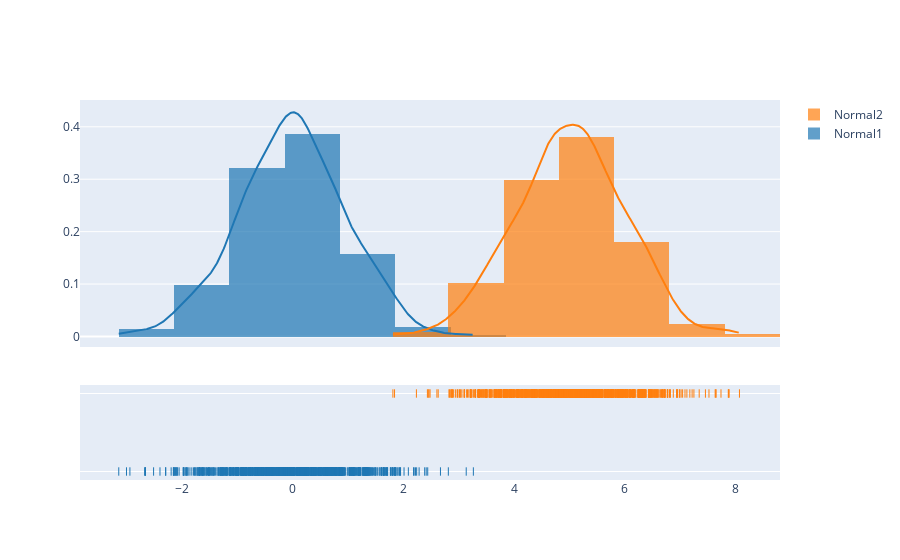

The notebook cell this image was saved under:
### Code cell
ff.create_distplot([x1, x2], group_labels = ['Normal1', 'Normal2'])

### Figure 1 — Plotly figure (JSON) as saved in the notebook; plotly's stock layout.template omitted (floating-point values rounded to 4 significant figures; data arrays with more than 128 entries replaced by an {"elided": "..."} marker saying what was removed)
{"data": [{"autobinx": false, "histnorm": "probability density", "legendgroup": "Normal1", "marker": {"color": "rgb(31, 119, 180)"}, "name": "Normal1", "opacity": 0.7, "type": "histogram", "x": {"elided": "1000 float values"}, "xaxis": "x", "xbins": {"end": 3.262, "size": 1, "start": -3.15}, "yaxis": "y"}, {"autobinx": false, "histnorm": "probability density", "legendgroup": "Normal2", "marker": {"color": "rgb(255, 127, 14)"}, "name": "Normal2", "opacity": 0.7, "type": "histogram", "x": {"elided": "1000 float values"}, "xaxis": "x", "xbins": {"end": 8.074, "size": 1, "start": 1.808}, "yaxis": "y"}, {"legendgroup": "Normal1", "marker": {"color": "rgb(31, 119, 180)"}, "mode": "lines", "name": "Normal1", "showlegend": false, "type": "scatter", "x": {"elided": "500 float values"}, "xaxis": "x", "y": {"elided": "500 float values"}, "yaxis": "y"}, {"legendgroup": "Normal2", "marker": {"color": "rgb(255, 127, 14)"}, "mode": "lines", "name": "Normal2", "showlegend": false, "type": "scatter", "x": {"elided": "500 float values"}, "xaxis": "x", "y": {"elided": "500 float values"}, "yaxis": "y"}, {"legendgroup": "Normal1", "marker": {"color": "rgb(31, 119, 180)", "symbol": "line-ns-open"}, "mode": "markers", "name": "Normal1", "showlegend": false, "type": "scatter", "x": {"elided": "1000 float values"}, "xaxis": "x", "y": {"elided": "1000 str values"}, "yaxis": "y2"}, {"legendgroup": "Normal2", "marker": {"color": "rgb(255, 127, 14)", "symbol": "line-ns-open"}, "mode": "markers", "name": "Normal2", "showlegend": false, "type": "scatter", "x": {"elided": "1000 float values"}, "xaxis": "x", "y": {"elided": "1000 str values"}, "yaxis": "y2"}], "layout": {"barmode": "overlay", "hovermode": "closest", "legend": {"traceorder": "reversed"}, "xaxis": {"anchor": "y2", "domain": [0, 1], "zeroline": false}, "yaxis": {"anchor": "free", "domain": [0.35, 1], "position": 0}, "yaxis2": {"anchor": "x", "domain": [0, 0.25], "dtick": 1, "showticklabels": false}}}
